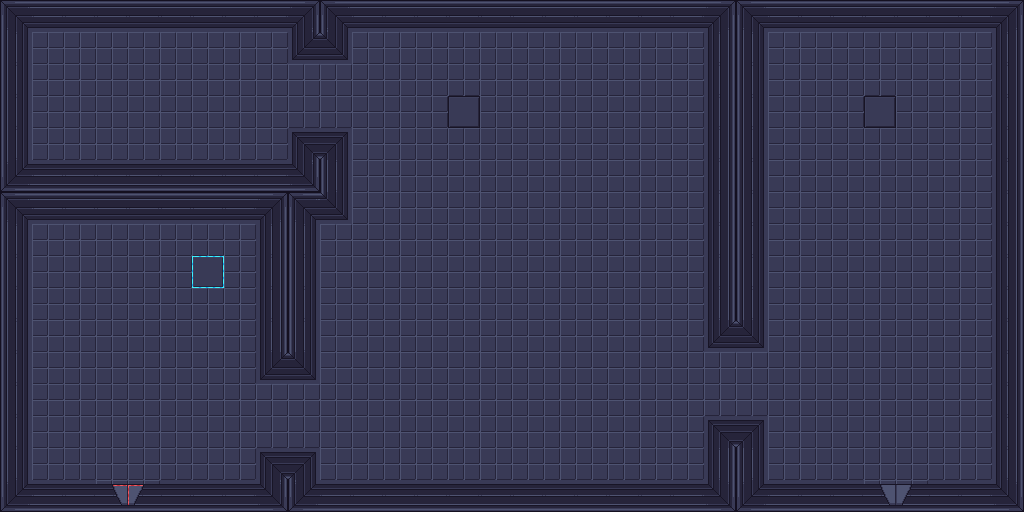

A level layout from a 2D game, rendered from its tile map. Below: a short description, then the map file with tile-grid data replaced by summaries:
An orthogonal 32x16 tile map with 32x32 px tiles, 2 tile layers (Background, Tiles) and 23 objects (3x trap, 3x metal, 2x oil, ammo, crystal, ...).

<map version="1.2" tiledversion="1.3.1" orientation="orthogonal" renderorder="left-up" compressionlevel="0" width="32" height="16" tilewidth="32" tileheight="32" infinite="0" nextlayerid="5" nextobjectid="35">
 <tileset firstgid="1" source="DungeonTile.tsx" />
 <layer id="2" name="Background" width="32" height="16">
  <data>[512 cells, 512 non-empty, 1 distinct tile ids]</data>
 </layer>
 <layer id="1" name="Tiles" width="32" height="16">
  <data>[512 cells, 157 non-empty, 10 distinct tile ids]</data>
 </layer>
 <objectgroup id="3" name="Objects">
  <object id="1" name="trap" x="864" y="96" width="32" height="32">
   <properties>
    <property name="name" value="trap" />
   </properties>
  </object>
  <object id="2" name="metal" x="800" y="192" width="32" height="32">
   <properties>
    <property name="name" value="metal" />
   </properties>
  </object>
  <object id="3" name="ammo" x="896" y="320" width="32" height="32">
   <properties>
    <property name="name" value="ammo" />
   </properties>
  </object>
  <object id="4" name="oil" x="544" y="224" width="32" height="32">
   <properties>
    <property name="name" value="oil" />
   </properties>
  </object>
  <object id="5" name="trap" x="448" y="96" width="32" height="32">
   <properties>
    <property name="name" value="trap" />
   </properties>
  </object>
  <object id="7" name="metal" x="416" y="384" width="32" height="32">
   <properties>
    <property name="name" value="metal" />
   </properties>
  </object>
  <object id="8" name="metal" x="192" y="64" width="32" height="32">
   <properties>
    <property name="name" value="metal" />
   </properties>
  </object>
  <object id="9" name="crystal" x="96" y="320" width="32" height="32">
   <properties>
    <property name="name" value="crystal" />
   </properties>
  </object>
  <object id="11" name="trap" x="192" y="256" width="32" height="32">
   <properties>
    <property name="name" value="trap" />
   </properties>
  </object>
  <object id="13" name="oil" x="64" y="128" width="32" height="32">
   <properties>
    <property name="name" value="oil" />
   </properties>
  </object>
  <object id="33" name="exit" x="96" y="480" width="64" height="32">
   <properties>
    <property name="name" value="door" />
   </properties>
  </object>
 </objectgroup>
 <objectgroup id="4" name="Walls">
  <object id="14" x="0" y="0" width="1024" height="32">
   <properties>
    <property name="name" value="wall" />
   </properties>
  </object>
  <object id="16" x="992" y="32" width="32" height="480">
   <properties>
    <property name="name" value="wall" />
   </properties>
  </object>
  <object id="20" x="704" y="32" width="64" height="320">
   <properties>
    <property name="name" value="wall" />
   </properties>
  </object>
  <object id="23" x="704" y="416" width="64" height="64">
   <properties>
    <property name="name" value="wall" />
   </properties>
  </object>
  <object id="26" x="256" y="448" width="64" height="32">
   <properties>
    <property name="name" value="wall" />
   </properties>
  </object>
  <object id="27" x="0" y="480" width="96" height="32">
   <properties>
    <property name="name" value="wall" />
   </properties>
  </object>
  <object id="28" x="0" y="32" width="32" height="448">
   <properties>
    <property name="name" value="wall" />
   </properties>
  </object>
  <object id="29" x="32" y="160" width="320" height="64">
   <properties>
    <property name="name" value="wall" />
   </properties>
  </object>
  <object id="30" x="288" y="128" width="64" height="32">
   <properties>
    <property name="name" value="wall" />
   </properties>
  </object>
  <object id="31" x="288" y="32" width="64" height="32">
   <properties>
    <property name="name" value="wall" />
   </properties>
  </object>
  <object id="32" x="256" y="224" width="64" height="160">
   <properties>
    <property name="name" value="wall" />
   </properties>
  </object>
  <object id="34" x="160" y="480" width="832" height="32">
   <properties>
    <property name="name" value="wall" />
   </properties>
  </object>
 </objectgroup>
</map>
